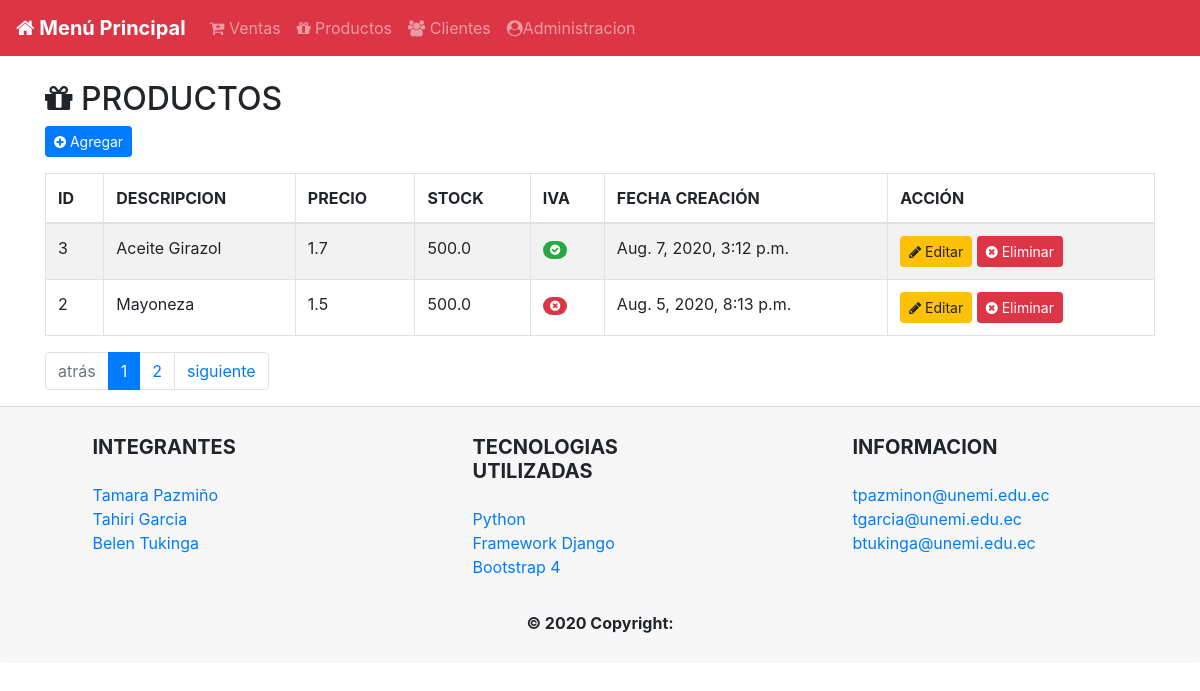
/productos/, run on the app's committed database.
### appFacturacion/models.py (models this page shows, shortened)
class Producto(models.Model):
    descripcion = models.CharField(max_length=100, blank=False, null=False)
    precio = models.FloatField(default=0)
    stock = models.FloatField(default=0)
    iva = models.BooleanField(default=True)
    creacion = models.DateTimeField(
        auto_now_add=True, verbose_name='Fecha Creación')
    class Meta:
        verbose_name = 'Producto'
        verbose_name_plural = 'Productos'
        ordering = ['-creacion']

### appFacturacion/views.py (the view)
# urls.py: path('productos/',productomostrar,name='productos'),
def productomostrar(request):
    productos = Producto.objects.all()
    paginas = request.GET.get('page', 1)
    paginacion = Paginator(productos, 2)  # numero de paginas
    productos = paginacion.page(paginas)
    return render(request, 'productos-detalle.html', {'productos': productos})

### templates/productos-detalle.html (shortened to what this page needs)
{% extends 'index.html' %}
{% block contenido %}
<div class="container ">
    <h2><i class="fa fa-gift"></i> PRODUCTOS</h2>
    <div class="row">
        <div class="col-lg-12">
            <div class="panel panel-default">
                <div class="panel-heading form-group">
                    <a href="/productos/nuevo" class="btn btn-primary btn-sm"><i
                            class="fa fa-plus-circle"></i>
                        Agregar</a>
                </div>
                <div class="panel-body">
                    <table width="100%" class="table table-striped table-bordered table-hover" id="dataTables-example">
                        <thead>
                            <tr>
                                <th>ID</th>
                                <th>DESCRIPCION</th>
                                <th>PRECIO</th>
                                <th>STOCK</th>
                                <th>IVA</th>
                                <th>FECHA CREACIÓN</th>
                                <th>ACCIÓN</th>
                            </tr>
                        </thead>
                        <tbody>
                            {% for p in productos %}
                            <tr class="odd gradeX">
                                <td>{{ p.id }}</td>
                                <td>{{ p.descripcion }}</td>
                                <td>{{ p.precio}}</td>
                                <td>{{ p.stock }}</td>
                                {% if p.iva %}
                                <td><span class="badge badge-pill badge-success"><i class="fa fa-check-circle"></i> </span></td>
                                {% else %}
                                <td><span class="badge badge-pill badge-danger"><i class="fa fa-times-circle"></i> </span></td>
                                {% endif %}
                                <td>{{ p.creacion }}</td>
                                <td>
                                    <a href="/productos/editar/{{p.id}}"><span class="btn btn-warning btn-sm"><i
                                                class="fa fa-pencil"></i> Editar</span></a>
                                    <a href="/productos/eliminar/{{p.id}}"><span class="btn btn-danger btn-sm"><i
                                                class="fa fa-times-circle"></i> Eliminar</span></a>
                                </td>
                            </tr>
                            {% endfor %}
                        </tbody>
                    </table>
                    <div class="pagination">
                        <nav aria-label="Page navigation example">
                            {% if productos.has_other_pages %}
                            <ul class="pagination">
                                {% if productos.has_previous %}
                                <li class="page-item"><a class="page-link"
                                        href="?page={{  productos.previous_page_number }}">atrás</a></li>
                                {% else %}
                                <li class="page-item disabled"><a class="page-link" href="#">atrás</a></li>
                                {% endif %}
                                {% for i in productos.paginator.page_range %}
                                {% if productos.number == i %}
                                <li class="page-item active"><span class="page-link">{{ i }} </span></li>
                                {% else %}
                                <li class="page-item"><a class="page-link" href="?page={{ i }}">{{ i }}</a></li>
                                {% endif %}
                                {% endfor %}
                                {% if productos.has_next %}
                                <li class="page-item"><a class="page-link"
                                        href="?page={{ productos.next_page_number }}">siguiente</a></li>
                                {% else %}
                                <li class="page-item disabled"><a class="page-link" href="#">siguiente</a></li>
                                {% endif %}
                            </ul>
                            {% endif %}
                        </nav>
                    </div>
                </div>
            </div>
        </div>
    </div>
</div>
{% endblock contenido %}

### templates/index.html (shortened to what this page needs)
<!DOCTYPE html>
<html lang="en">
<head>
    {% load static %}
    <link rel="stylesheet" href="{% static 'css/bootstrap.min.css' %}">
    <link rel="stylesheet" href="{% static 'css/font-awesome.min.css' %}">
</head>
<body>
        <nav class="navbar navbar-expand navbar-dark bg-danger">
            <a class="navbar-brand" href="/"><strong> <i class="fa fa-home"></i> Menú Principal</strong></a>
            <div class="collapse navbar-collapse" id="navbarsExample02">
              <ul class="navbar-nav mr-auto">
                <li class="nav-item">
                  <a class="nav-link" href="/ventas"><i class="fa fa-cart-plus"></i> Ventas</a>
                </li>
                <li class="nav-item">
                  <a class="nav-link" href="/productos"><i class="fa fa-gift"></i> Productos</a>
                </li>
                <li class="nav-item">
                    <a class="nav-link" href="/clientes"><i class="fa fa-group"></i> Clientes</a>
                  </li>
                  <li class="nav-item">
                    <a class="nav-link" href="/admin"><i class="fa fa-user-circle"></i>Administracion</a>
                  </li>
              </ul>
            </div>
          </nav>
          <br>
   {% block contenido %}
   {% endblock contenido %}
</body>
<footer class="card-footer">
    <div class="container text-center text-md-left">
      <div class="row">
        <div class="col-md-3 mx-auto">
          <h5 class="font-weight-bold text-uppercase mt-3 mb-4">Integrantes</h5>
          <ul class="list-unstyled">
            <li>
              <a href="#!">Tamara Pazmiño</a>
            </li>
            <li>
              <a href="#!">Tahiri Garcia</a>
            </li>
            <li>
              <a href="#!">Belen Tukinga</a>
            </li>
          </ul>
        </div>
        <div class="col-md-3 mx-auto">
          <h5 class="font-weight-bold text-uppercase mt-3 mb-4">Tecnologias Utilizadas</h5>
          <ul class="list-unstyled">
            <li>
              <a href="#!">Python</a>
            </li>
            <li>
              <a href="#!">Framework Django</a>
            </li>
            <li>
              <a href="#!">Bootstrap 4</a>
            </li>
          </ul>
        </div>
        <div class="col-md-3 mx-auto">
          <h5 class="font-weight-bold text-uppercase mt-3 mb-4">Informacion</h5>
          <ul class="list-unstyled">
            <li>
              <a href="#">tpazminon@unemi.edu.ec</a>
              <a href="#!">tgarcia@unemi.edu.ec</a>
              <a href="#!">btukinga@unemi.edu.ec</a>
            </li>
          </ul>
        </div>
        </div>
      </div>
    <div class="footer-copyright text-center py-3"><strong>© 2020 Copyright:</strong>
    </div>
  </footer>
</html>

### data on the page
Producto: id "3", descripcion "Aceite Girazol", precio "1.7", stock "500.0", iva True (drawn), creacion "Aug. 7, 2020, 3:12 p.m."
Producto: id "2", descripcion "Mayoneza", precio "1.5", stock "500.0", iva False (drawn), creacion "Aug. 5, 2020, 8:13 p.m."

### other printed values
{{ i }} "1"
{{ i }} "2"
